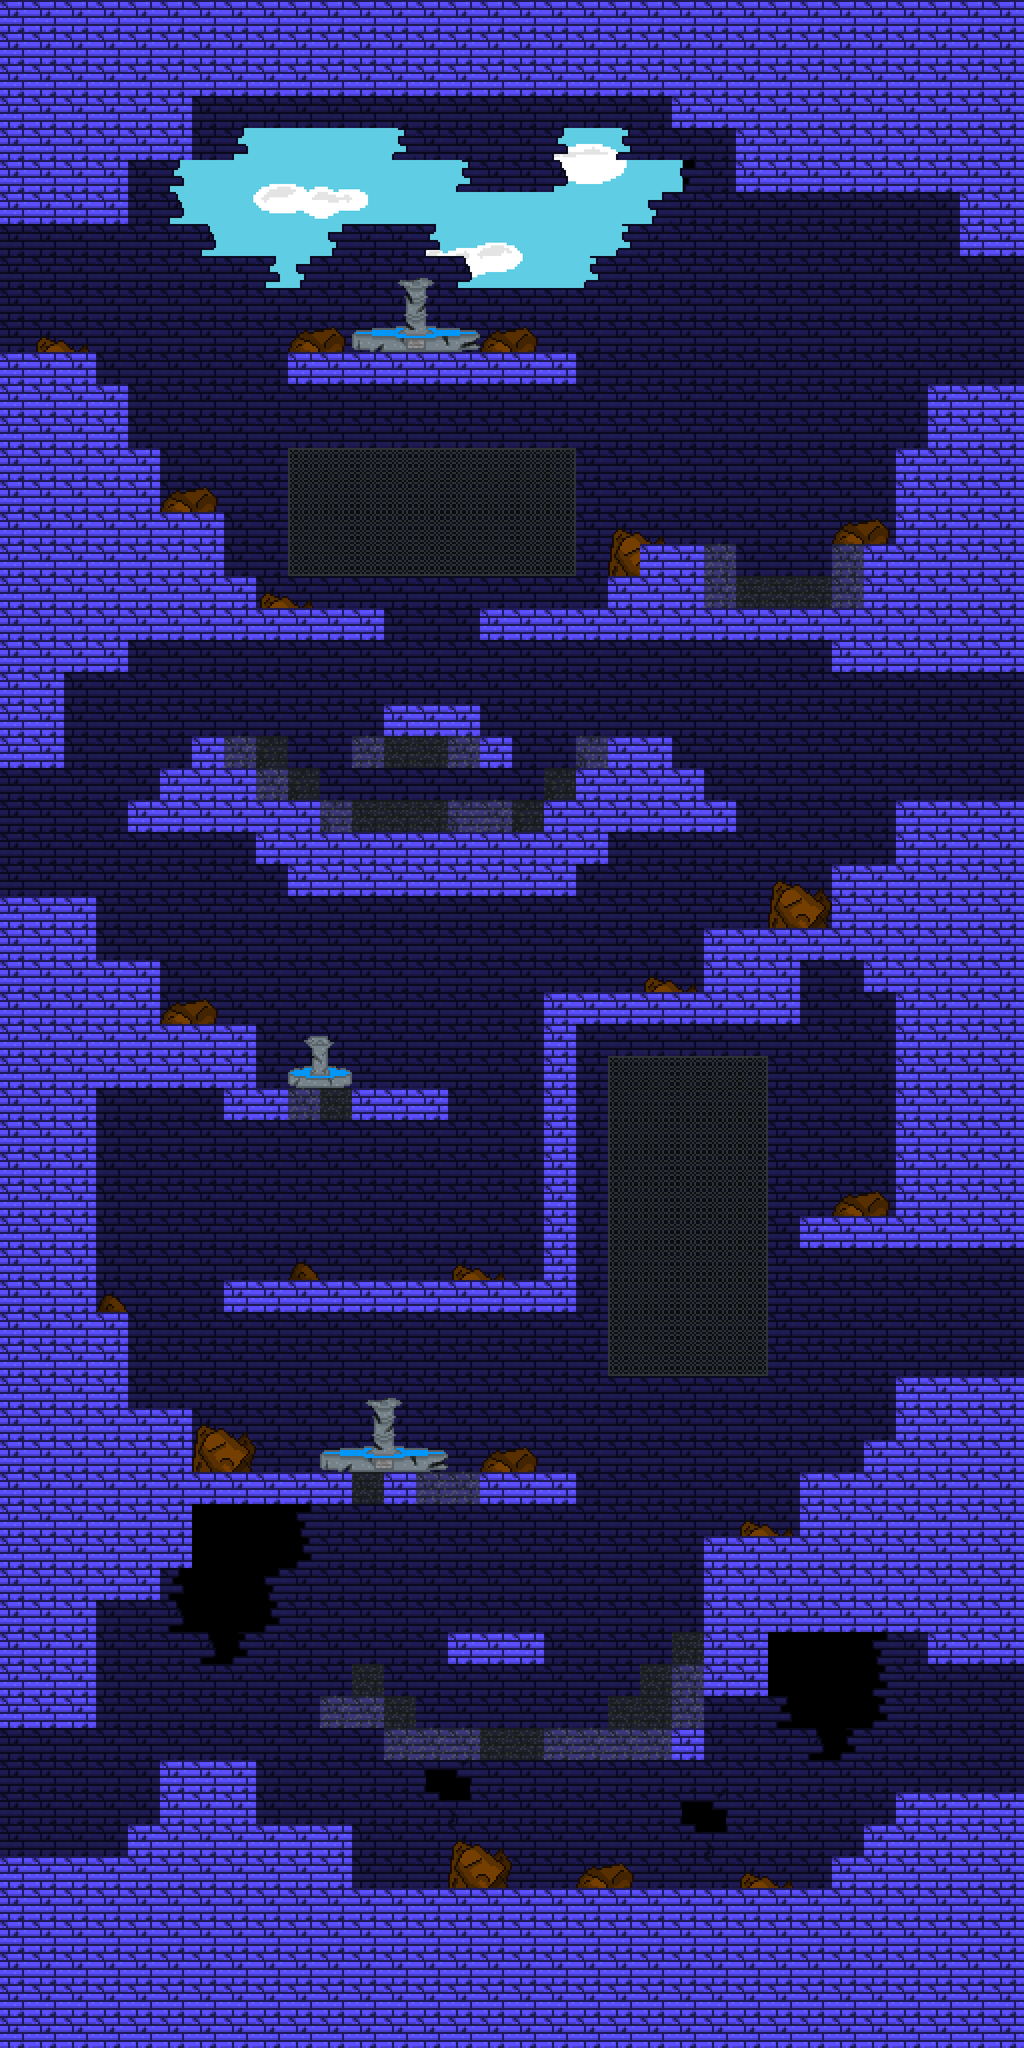

Tiled map render using the project's own tile images. Description and the map definition, with tile-layer contents summarised, below:
An orthogonal 32x64 tile map with 48x48 px tiles, 4 tile layers (back_tiles, back_second, front, front_second), 6 tilesets, 1 image layer and 105 objects (8x HazardWater, 7x SpawnPoint, 7x Portal, 6x EnemyWaterInjector, 3x EnemyGroundedElemental, ...).

<map version="1.11" tiledversion="1.11.0" orientation="orthogonal" renderorder="right-down" width="32" height="64" tilewidth="48" tileheight="48" infinite="0" nextlayerid="22" nextobjectid="409">
 <tileset firstgid="1" name="tileset01" tilewidth="48" tileheight="48" tilecount="176" columns="16">
  <image source="../tilesets/tileset01.png" width="768" height="528" />
 </tileset>
 <tileset firstgid="177" name="tileset02" tilewidth="48" tileheight="48" tilecount="121" columns="11">
  <image source="../tilesets/tileset02.png" width="528" height="528" />
 </tileset>
 <tileset firstgid="298" name="tileset03" tilewidth="48" tileheight="48" tilecount="306" columns="17">
  <image source="../tilesets/tileset03.png" width="816" height="864" />
 </tileset>
 <tileset firstgid="604" name="objects" tilewidth="48" tileheight="48" tilecount="64" columns="8">
  <image source="../tilesets/objects.png" width="384" height="384" />
 </tileset>
 <tileset firstgid="668" name="tileset04" tilewidth="48" tileheight="48" tilecount="240" columns="16">
  <image source="../tilesets/tileset04.png" width="768" height="720" />
 </tileset>
 <tileset firstgid="908" name="tileset05" tilewidth="48" tileheight="48" tilecount="35" columns="7">
  <image source="../tilesets/tileset05.png" width="336" height="240" />
 </tileset>
 <imagelayer id="17" name="Image Layer 1">
  <image source="../Backgrounds/ground_back.png" width="1024" height="576" />
  <properties>
   <property name="depth" type="int" value="3000" />
   <property name="parallax_x" type="float" value="1" />
   <property name="parallax_y" type="float" value="1" />
   <property name="repeat_y" type="bool" value="true" />
  </properties>
 </imagelayer>
 <layer id="11" name="back_tiles" width="32" height="64">
  <properties>
   <property name="depth" type="int" value="1050" />
   <property name="tileset" type="int" value="0" />
  </properties>
  <data>[2048 cells, 1855 non-empty, 10 distinct tile ids]</data>
 </layer>
 <layer id="21" name="back_second" width="32" height="64">
  <properties>
   <property name="depth" type="int" value="1000" />
   <property name="tileset" type="int" value="5" />
  </properties>
  <data>[2048 cells, 134 non-empty, 13 distinct tile ids]</data>
 </layer>
 <layer id="12" name="front" width="32" height="64">
  <properties>
   <property name="depth" type="int" value="950" />
   <property name="tileset" type="int" value="0" />
  </properties>
  <data>[2048 cells, 45 non-empty, 7 distinct tile ids]</data>
 </layer>
 <layer id="20" name="front_second" width="32" height="64">
  <properties>
   <property name="depth" type="int" value="900" />
   <property name="tileset" type="int" value="5" />
  </properties>
  <data>[2048 cells, 28 non-empty, 16 distinct tile ids]</data>
 </layer>
 <objectgroup color="#ffaa00" id="16" name="spawnpoints">
  <object id="170" type="SpawnPoint" x="1488" y="1008" width="48" height="48">
   <properties>
    <property name="id" type="int" value="4" />
   </properties>
  </object>
  <object id="391" type="SpawnPoint" x="1488" y="384" width="48" height="48">
   <properties>
    <property name="id" type="int" value="6" />
   </properties>
  </object>
  <object id="351" type="SpawnPoint" x="1488" y="2496" width="48" height="48">
   <properties>
    <property name="id" type="int" value="1" />
   </properties>
  </object>
  <object id="368" type="SpawnPoint" x="1488" y="1872" width="48" height="48">
   <properties>
    <property name="id" type="int" value="2" />
   </properties>
  </object>
  <object id="284" type="SpawnPoint" x="0" y="2592" width="48" height="48">
   <properties>
    <property name="id" type="int" value="0" />
   </properties>
  </object>
  <object id="352" type="SpawnPoint" x="0" y="1152" width="48" height="48">
   <properties>
    <property name="id" type="int" value="3" />
   </properties>
  </object>
  <object id="355" type="SpawnPoint" x="0" y="336" width="48" height="48">
   <properties>
    <property name="id" type="int" value="5" />
   </properties>
  </object>
 </objectgroup>
 <objectgroup id="14" name="objects">
  <object id="283" type="EnemyGroundedElemental" x="960" y="2784" width="48" height="48">
   <properties>
    <property name="color" type="int" value="3" />
   </properties>
  </object>
  <object id="397" type="EnemyGroundedElemental" x="624" y="2784" width="48" height="48">
   <properties>
    <property name="color" type="int" value="3" />
   </properties>
  </object>
  <object id="338" type="EnemyGroundedElemental" x="624" y="1008" width="48" height="48">
   <properties>
    <property name="color" type="int" value="3" />
   </properties>
  </object>
  <object id="340" type="EnemyWaterInjector" x="288" y="720" width="48" height="48">
   <properties>
    <property name="color" type="int" value="2" />
   </properties>
  </object>
  <object id="342" type="EnemyWaterInjector" x="528" y="480" width="48" height="48">
   <properties>
    <property name="color" type="int" value="2" />
   </properties>
  </object>
  <object id="395" type="EnemyWaterInjector" x="528" y="1584" width="48" height="48">
   <properties>
    <property name="color" type="int" value="2" />
   </properties>
  </object>
  <object id="396" type="EnemyWaterInjector" x="528" y="1872" width="48" height="48">
   <properties>
    <property name="color" type="int" value="2" />
   </properties>
  </object>
  <object id="401" type="EnemyWaterInjector" x="624" y="2160" width="48" height="48">
   <properties>
    <property name="color" type="int" value="2" />
   </properties>
  </object>
  <object id="394" type="EnemyWaterInjector" x="720" y="480" width="48" height="48">
   <properties>
    <property name="color" type="int" value="2" />
   </properties>
  </object>
  <object id="343" type="EnemyWaterBucket" x="1296" y="2688" width="48" height="48" />
  <object id="297" type="HazardWaterfall" x="1104" y="288" width="144" height="576" />
  <object id="344" type="HazardWater" x="624" y="2496" width="288" height="96" />
  <object id="402" type="HazardWater" x="528" y="1152" width="240" height="48" />
  <object id="364" type="HazardWater" x="576" y="2496" width="48" height="48" />
  <object id="365" type="HazardWater" x="912" y="2496" width="48" height="48" />
  <object id="403" type="HazardWater" x="768" y="1104" width="48" height="96" />
  <object id="407" type="HazardWater" x="816" y="1104" width="48" height="48" />
  <object id="404" type="HazardWater" x="432" y="1104" width="48" height="48" />
  <object id="406" type="HazardWater" x="480" y="1104" width="48" height="96" />
  <object id="398" type="HazardRockBlock" x="720" y="1632" width="48" height="48">
   <properties>
    <property name="color" type="int" value="1" />
   </properties>
  </object>
  <object id="399" type="HazardRockBlock" x="672" y="1632" width="48" height="48">
   <properties>
    <property name="color" type="int" value="1" />
   </properties>
  </object>
  <object id="400" type="HazardRockBlock" x="768" y="1632" width="48" height="48">
   <properties>
    <property name="color" type="int" value="1" />
   </properties>
  </object>
  <object id="405" type="HealthChargePickup" x="912" y="1584" width="48" height="48">
   <properties>
    <property name="id" type="int" value="13" />
    <property name="lore" type="int" value="17" />
    <property name="text" value="These spikes did are not from this world..." />
   </properties>
  </object>
 </objectgroup>
 <objectgroup color="#0000ff" id="13" name="walls">
  <properties>
   <property name="isWallLayer" type="bool" value="true" />
  </properties>
  <object id="265" x="912" y="864" width="336" height="96" />
  <object id="390" x="960" y="816" width="144" height="48" />
  <object id="389" x="720" y="912" width="192" height="48" />
  <object id="334" x="1392" y="576" width="144" height="96" />
  </objectgroup>
 <objectgroup color="#00ff00" id="15" name="doors">
  <!-- 7 objects omitted --></objectgroup>
</map>
<!-- 71 of 105 objects omitted -->
